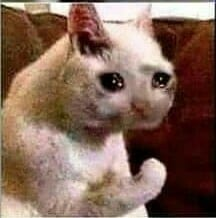
%> input picture IT project/finallydidit.png, 216 x 218 px
$ octave final_try.m   (GNU Octave 9; MATLAB toolbox functions it lacks are replaced by stand-ins)
%> lines starting %> are read from the running program, lines starting %| are printed output that depends on the picture
clc;
clear all;
close all;
%% Import Image:
RGB = imread('finallydidit.png'); % for any random image
%> RGB is the input picture: size 218x216x3 uint8; mean R, G, B 130.8, 102.6, 88
imshow(RGB)
title('RGB image');
RGB = rgb2gray(RGB);
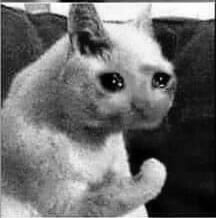
%> RGB: size 218x216 uint8; min 0, max 255, mean 109.3
figure
imshow(RGB)
%RGB = imread('test.png'); % this image has equal probs
%imshow(RGB)
title('input Gray image');
%% Calculate probabilities of each unique symbol:
sym=unique(RGB);
%> sym = 256 values from 0 to 255
sizergb(1:2)=size(RGB);
for s=1:length(sym)
    i=find(RGB==sym(s));
    prob_dist(s)=length(i)/(sizergb(1).*sizergb(2));
end
%> after the loop, prob_dist = 256 values, max 0.0153 at index 17, min 0.00051 at index 256, mean 0.00391
%% Testing Example:
%sym =[1 2 3 4 5];
%prob_dist =[0.2 0.2 0.2 0.2 0.2];
%sym =1:length(prob_dist);
%% Sum all probrobilities to check that (Total probs = 1):
total = sum(prob_dist);
%> total = 1
display(total)
%| total = 1.0000
%% initialize probs:
for i = 1:length(sym)
    sorted_sym{i} = sym(i);
end
%> after the loop, sorted_sym = 256 items
init_sym = sorted_sym;
%> init_sym = 256 items
init_prob = prob_dist;
%> init_prob has the same summary as prob_dist
%% sorting and combing probs:
sorted_prob = prob_dist;
%> sorted_prob has the same summary as prob_dist
count = 1;
while (length(sorted_prob) > 1)
    % Sort probs
%> (the run ends here)
